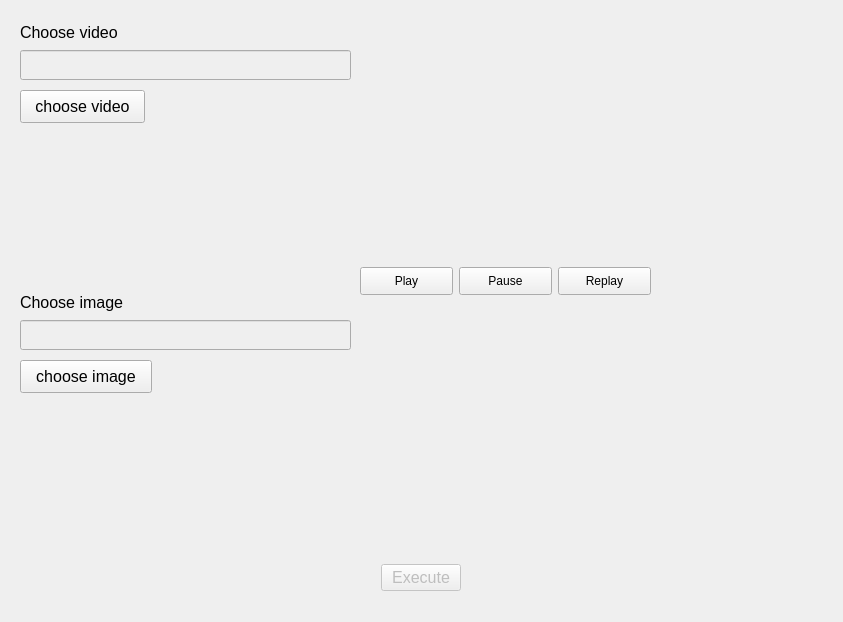
<?xml version="1.0" encoding="UTF-8"?>
<ui version="4.0">
 <class>MainWindow</class>
 <widget class="QMainWindow" name="MainWindow">
  <property name="geometry">
   <rect>
    <x>0</x>
    <y>0</y>
    <width>843</width>
    <height>622</height>
   </rect>
  </property>
  <property name="windowTitle">
   <string>Video finding alghoritm</string>
  </property>
  <widget class="QWidget" name="centralwidget">
   <widget class="QPushButton" name="choise_video_btn">
    <property name="geometry">
     <rect>
      <x>20</x>
      <y>90</y>
      <width>125</width>
      <height>33</height>
     </rect>
    </property>
    <property name="font">
     <font>
      <pointsize>12</pointsize>
     </font>
    </property>
    <property name="text">
     <string>choose video</string>
    </property>
   </widget>
   <widget class="QLineEdit" name="video_path">
    <property name="enabled">
     <bool>false</bool>
    </property>
    <property name="geometry">
     <rect>
      <x>20</x>
      <y>50</y>
      <width>331</width>
      <height>30</height>
     </rect>
    </property>
    <property name="font">
     <font>
      <pointsize>12</pointsize>
     </font>
    </property>
   </widget>
   <widget class="QLabel" name="label">
    <property name="geometry">
     <rect>
      <x>20</x>
      <y>20</y>
      <width>119</width>
      <height>24</height>
     </rect>
    </property>
    <property name="font">
     <font>
      <pointsize>12</pointsize>
     </font>
    </property>
    <property name="text">
     <string>Choose video</string>
    </property>
   </widget>
   <widget class="QLineEdit" name="image_path">
    <property name="enabled">
     <bool>false</bool>
    </property>
    <property name="geometry">
     <rect>
      <x>20</x>
      <y>320</y>
      <width>331</width>
      <height>30</height>
     </rect>
    </property>
    <property name="font">
     <font>
      <pointsize>12</pointsize>
     </font>
    </property>
   </widget>
   <widget class="QLabel" name="label_2">
    <property name="geometry">
     <rect>
      <x>20</x>
      <y>290</y>
      <width>126</width>
      <height>24</height>
     </rect>
    </property>
    <property name="font">
     <font>
      <pointsize>12</pointsize>
     </font>
    </property>
    <property name="text">
     <string>Choose image</string>
    </property>
   </widget>
   <widget class="QPushButton" name="choose_image_btn">
    <property name="geometry">
     <rect>
      <x>20</x>
      <y>360</y>
      <width>132</width>
      <height>33</height>
     </rect>
    </property>
    <property name="font">
     <font>
      <pointsize>12</pointsize>
     </font>
    </property>
    <property name="text">
     <string>choose image</string>
    </property>
   </widget>
   <widget class="QLabel" name="show_image">
    <property name="geometry">
     <rect>
      <x>360</x>
      <y>300</y>
      <width>451</width>
      <height>251</height>
     </rect>
    </property>
    <property name="autoFillBackground">
     <bool>true</bool>
    </property>
    <property name="frameShape">
     <enum>QFrame::NoFrame</enum>
    </property>
    <property name="frameShadow">
     <enum>QFrame::Sunken</enum>
    </property>
    <property name="text">
     <string/>
    </property>
   </widget>
   <widget class="QWidget" name="video_widget" native="true">
    <property name="geometry">
     <rect>
      <x>360</x>
      <y>10</y>
      <width>451</width>
      <height>251</height>
     </rect>
    </property>
    <property name="autoFillBackground">
     <bool>true</bool>
    </property>
   </widget>
   <widget class="QWidget" name="layoutWidget">
    <property name="geometry">
     <rect>
      <x>350</x>
      <y>560</y>
      <width>142</width>
      <height>35</height>
     </rect>
    </property>
    <layout class="QHBoxLayout" name="horizontalLayout">
     <item>
      <spacer name="horizontalSpacer_2">
       <property name="orientation">
        <enum>Qt::Horizontal</enum>
       </property>
       <property name="sizeHint" stdset="0">
        <size>
         <width>40</width>
         <height>20</height>
        </size>
       </property>
      </spacer>
     </item>
     <item>
      <widget class="QPushButton" name="but_execute">
       <property name="enabled">
        <bool>false</bool>
       </property>
       <property name="font">
        <font>
         <pointsize>12</pointsize>
        </font>
       </property>
       <property name="text">
        <string>Execute</string>
       </property>
      </widget>
     </item>
     <item>
      <spacer name="horizontalSpacer">
       <property name="orientation">
        <enum>Qt::Horizontal</enum>
       </property>
       <property name="sizeHint" stdset="0">
        <size>
         <width>40</width>
         <height>20</height>
        </size>
       </property>
      </spacer>
     </item>
    </layout>
   </widget>
   <widget class="QPushButton" name="play_btn">
    <property name="enabled">
     <bool>true</bool>
    </property>
    <property name="geometry">
     <rect>
      <x>360</x>
      <y>267</y>
      <width>93</width>
      <height>28</height>
     </rect>
    </property>
    <property name="text">
     <string>Play</string>
    </property>
   </widget>
   <widget class="QPushButton" name="pause_btn">
    <property name="enabled">
     <bool>true</bool>
    </property>
    <property name="geometry">
     <rect>
      <x>459</x>
      <y>267</y>
      <width>93</width>
      <height>28</height>
     </rect>
    </property>
    <property name="text">
     <string>Pause</string>
    </property>
   </widget>
   <widget class="QPushButton" name="restart_btn">
    <property name="geometry">
     <rect>
      <x>558</x>
      <y>267</y>
      <width>93</width>
      <height>28</height>
     </rect>
    </property>
    <property name="text">
     <string>Replay</string>
    </property>
   </widget>
  </widget>
 </widget>
 <resources/>
 <connections/>
</ui>
